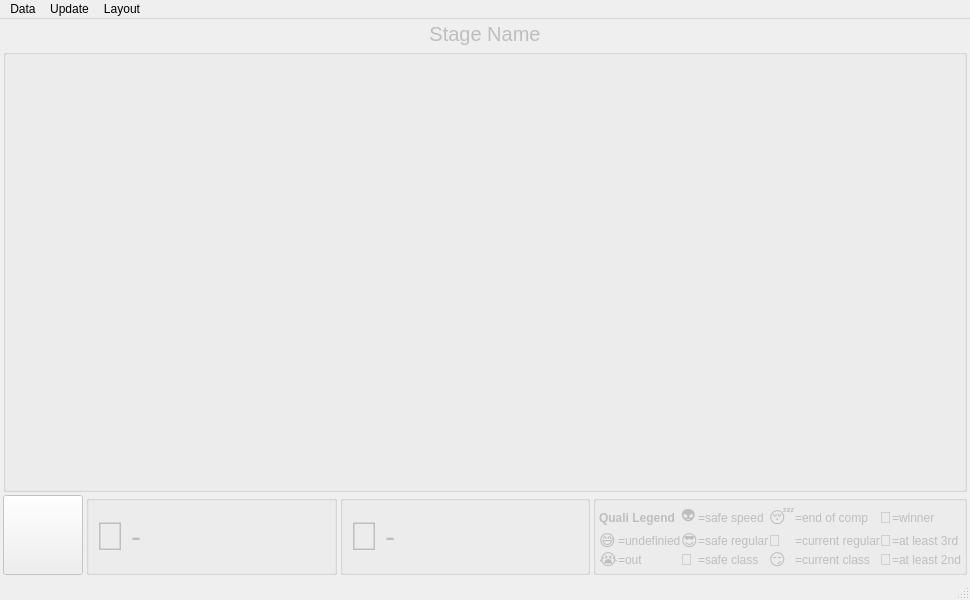
<?xml version="1.0" encoding="UTF-8"?>
<ui version="4.0">
 <class>NCM_Ranking</class>
 <widget class="QMainWindow" name="NCM_Ranking">
  <property name="geometry">
   <rect>
    <x>0</x>
    <y>0</y>
    <width>970</width>
    <height>600</height>
   </rect>
  </property>
  <property name="windowTitle">
   <string>MainWindow</string>
  </property>
  <widget class="QWidget" name="centralwidget">
   <property name="enabled">
    <bool>false</bool>
   </property>
   <layout class="QGridLayout" name="gridLayout_2">
    <property name="leftMargin">
     <number>3</number>
    </property>
    <property name="topMargin">
     <number>3</number>
    </property>
    <property name="rightMargin">
     <number>3</number>
    </property>
    <property name="bottomMargin">
     <number>3</number>
    </property>
    <property name="spacing">
     <number>3</number>
    </property>
    <item row="1" column="0" colspan="4">
     <widget class="QGroupBox" name="groupBox">
      <property name="title">
       <string/>
      </property>
      <layout class="QGridLayout" name="gridLayout">
       <item row="0" column="0">
        <layout class="QHBoxLayout" name="horizontalLayout_Rankings"/>
       </item>
      </layout>
     </widget>
    </item>
    <item row="2" column="2">
     <widget class="QGroupBox" name="groupBox_3">
      <property name="minimumSize">
       <size>
        <width>0</width>
        <height>80</height>
       </size>
      </property>
      <property name="maximumSize">
       <size>
        <width>16777215</width>
        <height>80</height>
       </size>
      </property>
      <property name="title">
       <string/>
      </property>
      <layout class="QGridLayout" name="gridLayout_4">
       <property name="leftMargin">
        <number>6</number>
       </property>
       <property name="topMargin">
        <number>6</number>
       </property>
       <property name="rightMargin">
        <number>6</number>
       </property>
       <property name="bottomMargin">
        <number>6</number>
       </property>
       <item row="0" column="0">
        <widget class="QLabel" name="label_2">
         <property name="sizePolicy">
          <sizepolicy hsizetype="Maximum" vsizetype="Maximum">
           <horstretch>0</horstretch>
           <verstretch>0</verstretch>
          </sizepolicy>
         </property>
         <property name="styleSheet">
          <string notr="true">font-size: 40px;</string>
         </property>
         <property name="text">
          <string>🤙</string>
         </property>
         <property name="alignment">
          <set>Qt::AlignRight|Qt::AlignTrailing|Qt::AlignVCenter</set>
         </property>
        </widget>
       </item>
       <item row="0" column="1">
        <widget class="QLabel" name="label_MostEpicMove">
         <property name="styleSheet">
          <string notr="true">font-size: 30px;</string>
         </property>
         <property name="text">
          <string>-</string>
         </property>
        </widget>
       </item>
      </layout>
     </widget>
    </item>
    <item row="2" column="0">
     <widget class="QPushButton" name="pushButton_DavidEilenstein">
      <property name="minimumSize">
       <size>
        <width>80</width>
        <height>80</height>
       </size>
      </property>
      <property name="maximumSize">
       <size>
        <width>80</width>
        <height>80</height>
       </size>
      </property>
      <property name="text">
       <string/>
      </property>
     </widget>
    </item>
    <item row="2" column="1">
     <widget class="QGroupBox" name="groupBox_2">
      <property name="sizePolicy">
       <sizepolicy hsizetype="Preferred" vsizetype="Maximum">
        <horstretch>0</horstretch>
        <verstretch>0</verstretch>
       </sizepolicy>
      </property>
      <property name="minimumSize">
       <size>
        <width>0</width>
        <height>80</height>
       </size>
      </property>
      <property name="maximumSize">
       <size>
        <width>16777215</width>
        <height>80</height>
       </size>
      </property>
      <property name="title">
       <string/>
      </property>
      <layout class="QGridLayout" name="gridLayout_3">
       <property name="leftMargin">
        <number>6</number>
       </property>
       <property name="topMargin">
        <number>6</number>
       </property>
       <property name="rightMargin">
        <number>6</number>
       </property>
       <property name="bottomMargin">
        <number>6</number>
       </property>
       <item row="0" column="2">
        <widget class="QLabel" name="label_FailOfTheDay">
         <property name="styleSheet">
          <string notr="true">font-size: 30px;</string>
         </property>
         <property name="text">
          <string>-</string>
         </property>
        </widget>
       </item>
       <item row="0" column="1">
        <widget class="QLabel" name="label_3">
         <property name="sizePolicy">
          <sizepolicy hsizetype="Maximum" vsizetype="Maximum">
           <horstretch>0</horstretch>
           <verstretch>0</verstretch>
          </sizepolicy>
         </property>
         <property name="styleSheet">
          <string notr="true">font-size: 40px;</string>
         </property>
         <property name="text">
          <string>💩</string>
         </property>
         <property name="alignment">
          <set>Qt::AlignRight|Qt::AlignTrailing|Qt::AlignVCenter</set>
         </property>
        </widget>
       </item>
      </layout>
     </widget>
    </item>
    <item row="0" column="0" colspan="4">
     <widget class="QLabel" name="label_StageName">
      <property name="sizePolicy">
       <sizepolicy hsizetype="Preferred" vsizetype="Maximum">
        <horstretch>0</horstretch>
        <verstretch>0</verstretch>
       </sizepolicy>
      </property>
      <property name="styleSheet">
       <string notr="true">font-size: 20px;</string>
      </property>
      <property name="text">
       <string>Stage Name</string>
      </property>
      <property name="alignment">
       <set>Qt::AlignCenter</set>
      </property>
     </widget>
    </item>
    <item row="2" column="3">
     <widget class="QGroupBox" name="groupBox_4">
      <property name="sizePolicy">
       <sizepolicy hsizetype="Maximum" vsizetype="Preferred">
        <horstretch>0</horstretch>
        <verstretch>0</verstretch>
       </sizepolicy>
      </property>
      <property name="minimumSize">
       <size>
        <width>0</width>
        <height>80</height>
       </size>
      </property>
      <property name="maximumSize">
       <size>
        <width>16777215</width>
        <height>80</height>
       </size>
      </property>
      <property name="title">
       <string/>
      </property>
      <layout class="QGridLayout" name="gridLayout_5">
       <property name="leftMargin">
        <number>3</number>
       </property>
       <property name="topMargin">
        <number>3</number>
       </property>
       <property name="rightMargin">
        <number>3</number>
       </property>
       <property name="bottomMargin">
        <number>3</number>
       </property>
       <property name="spacing">
        <number>0</number>
       </property>
       <item row="0" column="8">
        <widget class="QLabel" name="label_13">
         <property name="text">
          <string>=winner</string>
         </property>
        </widget>
       </item>
       <item row="2" column="0">
        <widget class="QLabel" name="label_16">
         <property name="styleSheet">
          <string notr="true">font-size: 16px;</string>
         </property>
         <property name="text">
          <string>😅</string>
         </property>
        </widget>
       </item>
       <item row="0" column="3">
        <widget class="QLabel" name="label_8">
         <property name="text">
          <string>=safe speed</string>
         </property>
        </widget>
       </item>
       <item row="2" column="8">
        <widget class="QLabel" name="label_14">
         <property name="text">
          <string>=at least 3rd</string>
         </property>
        </widget>
       </item>
       <item row="3" column="3">
        <widget class="QLabel" name="label_6">
         <property name="text">
          <string>=safe class</string>
         </property>
        </widget>
       </item>
       <item row="0" column="4">
        <widget class="QLabel" name="label_20">
         <property name="styleSheet">
          <string notr="true">font-size: 16px;</string>
         </property>
         <property name="text">
          <string>😴</string>
         </property>
        </widget>
       </item>
       <item row="2" column="1">
        <widget class="QLabel" name="label_4">
         <property name="text">
          <string>=undefinied</string>
         </property>
        </widget>
       </item>
       <item row="0" column="6">
        <widget class="QLabel" name="label_5">
         <property name="text">
          <string>=end of comp</string>
         </property>
        </widget>
       </item>
       <item row="3" column="4">
        <widget class="QLabel" name="label_22">
         <property name="styleSheet">
          <string notr="true">font-size: 16px;</string>
         </property>
         <property name="text">
          <string>😏</string>
         </property>
        </widget>
       </item>
       <item row="3" column="8">
        <widget class="QLabel" name="label_12">
         <property name="text">
          <string>=at least 2nd</string>
         </property>
        </widget>
       </item>
       <item row="2" column="2">
        <widget class="QLabel" name="label_18">
         <property name="styleSheet">
          <string notr="true">font-size: 16px;</string>
         </property>
         <property name="text">
          <string>😎</string>
         </property>
        </widget>
       </item>
       <item row="0" column="2">
        <widget class="QLabel" name="label_17">
         <property name="styleSheet">
          <string notr="true">font-size: 16px;</string>
         </property>
         <property name="text">
          <string>👽</string>
         </property>
        </widget>
       </item>
       <item row="2" column="4">
        <widget class="QLabel" name="label_21">
         <property name="styleSheet">
          <string notr="true">font-size: 16px;</string>
         </property>
         <property name="text">
          <string>🙂</string>
         </property>
        </widget>
       </item>
       <item row="3" column="6">
        <widget class="QLabel" name="label_11">
         <property name="text">
          <string>=current class</string>
         </property>
        </widget>
       </item>
       <item row="0" column="0" colspan="2">
        <widget class="QLabel" name="label">
         <property name="styleSheet">
          <string notr="true">font-weight: bold;</string>
         </property>
         <property name="text">
          <string>Quali Legend</string>
         </property>
        </widget>
       </item>
       <item row="3" column="2">
        <widget class="QLabel" name="label_19">
         <property name="styleSheet">
          <string notr="true">font-size: 16px;</string>
         </property>
         <property name="text">
          <string>🤩</string>
         </property>
        </widget>
       </item>
       <item row="2" column="3">
        <widget class="QLabel" name="label_7">
         <property name="text">
          <string>=safe regular</string>
         </property>
        </widget>
       </item>
       <item row="3" column="1">
        <widget class="QLabel" name="label_9">
         <property name="text">
          <string>=out</string>
         </property>
        </widget>
       </item>
       <item row="3" column="0">
        <widget class="QLabel" name="label_15">
         <property name="styleSheet">
          <string notr="true">font-size: 16px;</string>
         </property>
         <property name="text">
          <string>😭</string>
         </property>
        </widget>
       </item>
       <item row="2" column="6">
        <widget class="QLabel" name="label_10">
         <property name="text">
          <string>=current regular</string>
         </property>
        </widget>
       </item>
       <item row="0" column="7">
        <widget class="QLabel" name="label_23">
         <property name="styleSheet">
          <string notr="true">font-size: 16px;</string>
         </property>
         <property name="text">
          <string>🥇</string>
         </property>
        </widget>
       </item>
       <item row="2" column="7">
        <widget class="QLabel" name="label_24">
         <property name="styleSheet">
          <string notr="true">font-size: 16px;</string>
         </property>
         <property name="text">
          <string>🥉</string>
         </property>
        </widget>
       </item>
       <item row="3" column="7">
        <widget class="QLabel" name="label_25">
         <property name="styleSheet">
          <string notr="true">font-size: 16px;</string>
         </property>
         <property name="text">
          <string>🥈</string>
         </property>
        </widget>
       </item>
      </layout>
     </widget>
    </item>
   </layout>
  </widget>
  <widget class="QMenuBar" name="menubar">
   <property name="geometry">
    <rect>
     <x>0</x>
     <y>0</y>
     <width>970</width>
     <height>21</height>
    </rect>
   </property>
   <widget class="QMenu" name="menuData">
    <property name="title">
     <string>Data</string>
    </property>
    <addaction name="actionSelect_Data"/>
    <addaction name="actionExport_Competitor_List_from_current_ranking"/>
    <addaction name="actionSave_Screenshot"/>
   </widget>
   <widget class="QMenu" name="menuUpdate">
    <property name="title">
     <string>Update</string>
    </property>
    <addaction name="actionUpdate_now"/>
    <addaction name="actionUpdate_automatically"/>
   </widget>
   <widget class="QMenu" name="menuLayout">
    <property name="title">
     <string>Layout</string>
    </property>
    <addaction name="actionChange_table_layout"/>
   </widget>
   <addaction name="menuData"/>
   <addaction name="menuUpdate"/>
   <addaction name="menuLayout"/>
  </widget>
  <widget class="QStatusBar" name="statusbar"/>
  <action name="actionSelect_Data">
   <property name="text">
    <string>Select Data</string>
   </property>
  </action>
  <action name="actionUpdate_now">
   <property name="enabled">
    <bool>false</bool>
   </property>
   <property name="text">
    <string>Update now</string>
   </property>
   <property name="shortcut">
    <string>F5</string>
   </property>
  </action>
  <action name="actionUpdate_automatically">
   <property name="checkable">
    <bool>true</bool>
   </property>
   <property name="enabled">
    <bool>false</bool>
   </property>
   <property name="text">
    <string>Update automatically</string>
   </property>
   <property name="shortcut">
    <string>F6</string>
   </property>
  </action>
  <action name="actionChange_table_layout">
   <property name="enabled">
    <bool>false</bool>
   </property>
   <property name="text">
    <string>Change table layout</string>
   </property>
  </action>
  <action name="actionExport_Competitor_List_from_current_ranking">
   <property name="enabled">
    <bool>false</bool>
   </property>
   <property name="text">
    <string>Export Competitor List from current ranking</string>
   </property>
  </action>
  <action name="actionSave_Screenshot">
   <property name="text">
    <string>Save Screenshot</string>
   </property>
   <property name="shortcut">
    <string>Ctrl+S</string>
   </property>
  </action>
 </widget>
 <resources/>
 <connections/>
</ui>
